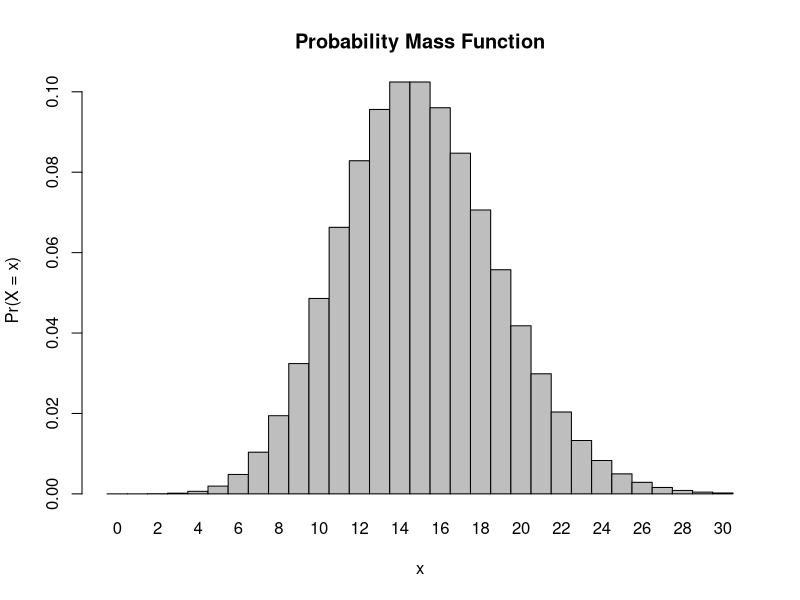
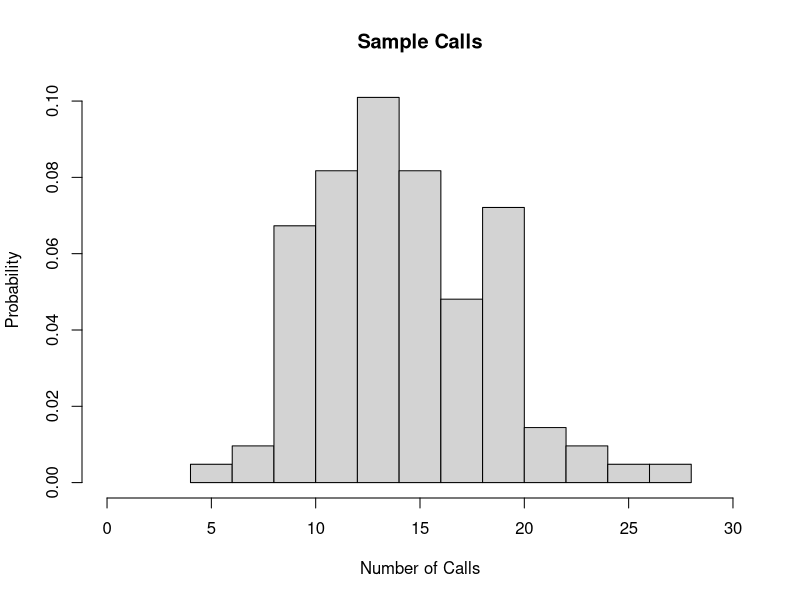
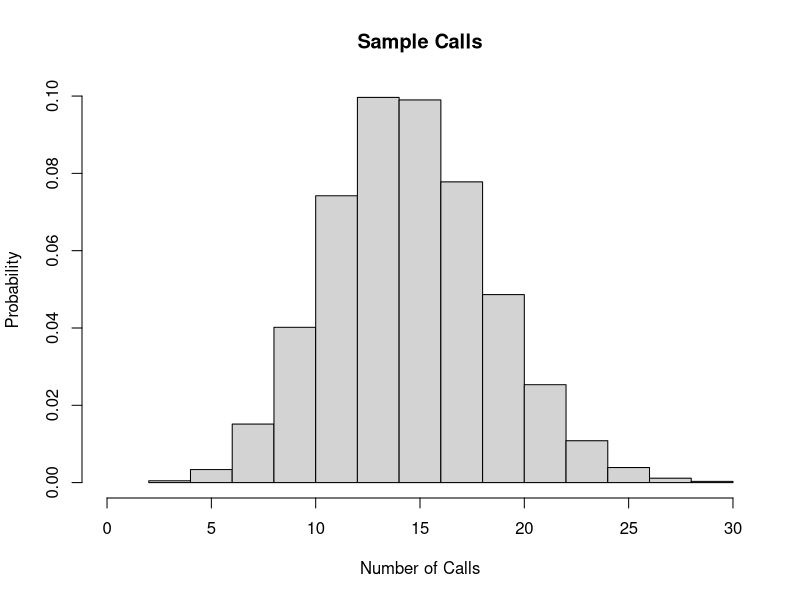

Here is the R script that generated these plots, in order:
## ---- chunk 1
knitr::opts_chunk$set(echo = TRUE)
## ---- chunk 2
##this is a cumulative poisson distribution where x>=8
#dpois(x>8, lambda=15)
##This gives me a set of values, so NOPE
#1-sum(dpois(x>8, lambda=15))
#THis may be right, not sure, the probability seems high

#These 2 are wrong
## ---- chunk 3
ppois(q=7, lambda = 15, lower.tail = FALSE)
#q is 7, because with lower.tail=FALSE, the P[X > x], so to include 8, q=7

## ---- chunk 4
##probabilty where x=0
dpois(x=0, lambda=15)
## ---- chunk 5
##probability where x=3
dpois(x=3, lambda=15)
## ---- chunk 6
x <- 0:30
l = 15
probset<-dpois(x=x,lambda=l)
barplot(probset,names.arg=x,space=0,xlab="x",ylab="Pr(X = x)",main="Probability Mass Function")
## ---- chunk 7
#x <- 0:30
x<-c(0:30)
l = 15
probset<-dpois(x=c(1:30),lambda=l)
#gives the probabilty of each # in the vector 1:30
ncall<-104

#Saturdays <- function(x) {
#  sample(1:30, x, replace=TRUE)
##not sure I can sample from Probset
#  }
#twoyear<-Saturdays(ncall)
##the above code doesnt take the probabilities into account, but gives out the right sort of output
## ---- chunk 8
x<-c(0:30)
l = 15
probset<-dpois(x=c(1:30),lambda=l)
#gives the probabilty of each # in the vector 1:30
ncall<-104
Saturdays <- function(x) {
  sample(1:30, x, replace=TRUE, prob = probset)
#not sure I can sample from Probset
  }
twoyear<-Saturdays(ncall)

#prob= tells the fxn to find the probability of each of the #s 1:30 in the vector called probset

## ---- chunk 9
hist(twoyear, probability=TRUE, main="Sample Calls", xlab="Number of Calls", ylab="Probability", xlim=c(0,30))

## ---- chunk 10
x<-c(0:30)
l = 15
probset<-dpois(x=c(1:30),lambda=l)
ncall<-100000
Saturdays <- function(x) {
  sample(1:30, x, replace=TRUE, prob = probset)
  }
twoyear<-Saturdays(ncall)

hist(twoyear, probability=TRUE, main="Sample Calls", xlab="Number of Calls", ylab="Probability", xlim=c(0,30))
##This was unnecessary, I just wanted to see what would happen if you sampled more times
